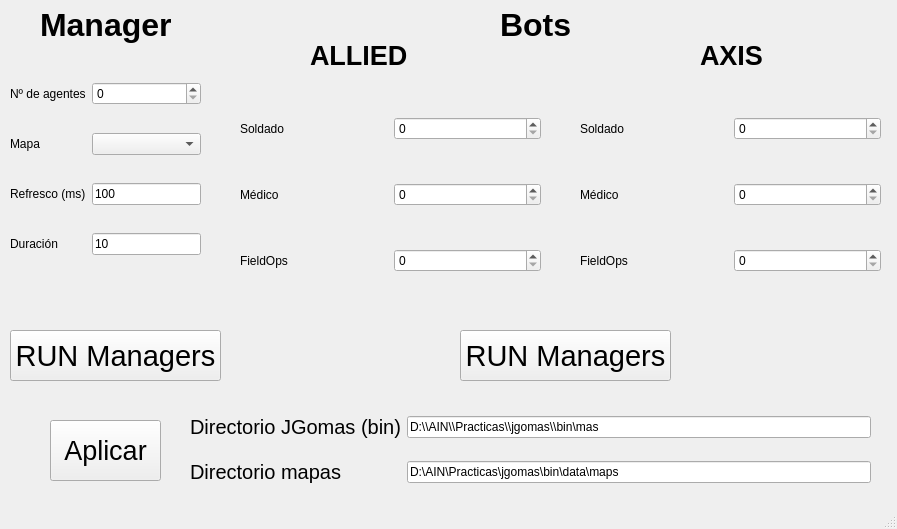
<?xml version="1.0" encoding="UTF-8"?>
<ui version="4.0">
 <class>MainWindow</class>
 <widget class="QMainWindow" name="MainWindow">
  <property name="geometry">
   <rect>
    <x>0</x>
    <y>0</y>
    <width>897</width>
    <height>529</height>
   </rect>
  </property>
  <property name="windowTitle">
   <string>MainWindow</string>
  </property>
  <widget class="QWidget" name="centralwidget">
   <widget class="QLabel" name="label_2">
    <property name="geometry">
     <rect>
      <x>40</x>
      <y>0</y>
      <width>151</width>
      <height>51</height>
     </rect>
    </property>
    <property name="text">
     <string>&lt;html&gt;&lt;head/&gt;&lt;body&gt;&lt;p&gt;&lt;span style=&quot; font-size:24pt; font-weight:600;&quot;&gt;Manager&lt;/span&gt;&lt;/p&gt;&lt;/body&gt;&lt;/html&gt;</string>
    </property>
   </widget>
   <widget class="QWidget" name="gridLayoutWidget">
    <property name="geometry">
     <rect>
      <x>10</x>
      <y>60</y>
      <width>191</width>
      <height>221</height>
     </rect>
    </property>
    <layout class="QGridLayout" name="gridLayout">
     <item row="2" column="0">
      <widget class="QLabel" name="label_5">
       <property name="text">
        <string>Refresco (ms)</string>
       </property>
      </widget>
     </item>
     <item row="0" column="0">
      <widget class="QLabel" name="label_4">
       <property name="text">
        <string>Nº de agentes</string>
       </property>
      </widget>
     </item>
     <item row="1" column="0">
      <widget class="QLabel" name="label_3">
       <property name="text">
        <string>Mapa</string>
       </property>
      </widget>
     </item>
     <item row="3" column="0">
      <widget class="QLabel" name="label_6">
       <property name="text">
        <string>Duración</string>
       </property>
      </widget>
     </item>
     <item row="0" column="1">
      <widget class="QSpinBox" name="nAgentesEdit"/>
     </item>
     <item row="2" column="1">
      <widget class="QLineEdit" name="refreshEdit">
       <property name="inputMask">
        <string>999; </string>
       </property>
       <property name="text">
        <string>100</string>
       </property>
       <property name="placeholderText">
        <string>100</string>
       </property>
      </widget>
     </item>
     <item row="3" column="1">
      <widget class="QLineEdit" name="duracionEdit">
       <property name="inputMask">
        <string>999; </string>
       </property>
       <property name="text">
        <string>10</string>
       </property>
       <property name="placeholderText">
        <string>10</string>
       </property>
      </widget>
     </item>
     <item row="1" column="1">
      <widget class="QComboBox" name="mapNameBox"/>
     </item>
    </layout>
   </widget>
   <widget class="QLabel" name="label_7">
    <property name="geometry">
     <rect>
      <x>500</x>
      <y>0</y>
      <width>81</width>
      <height>51</height>
     </rect>
    </property>
    <property name="text">
     <string>&lt;html&gt;&lt;head/&gt;&lt;body&gt;&lt;p&gt;&lt;span style=&quot; font-size:24pt; font-weight:600;&quot;&gt;Bots&lt;/span&gt;&lt;/p&gt;&lt;/body&gt;&lt;/html&gt;</string>
    </property>
   </widget>
   <widget class="QLabel" name="label_9">
    <property name="geometry">
     <rect>
      <x>310</x>
      <y>30</y>
      <width>121</width>
      <height>51</height>
     </rect>
    </property>
    <property name="text">
     <string>&lt;html&gt;&lt;head/&gt;&lt;body&gt;&lt;p&gt;&lt;span style=&quot; font-size:20pt; font-weight:600;&quot;&gt;ALLIED&lt;/span&gt;&lt;/p&gt;&lt;/body&gt;&lt;/html&gt;</string>
    </property>
   </widget>
   <widget class="QLabel" name="label_10">
    <property name="geometry">
     <rect>
      <x>700</x>
      <y>30</y>
      <width>121</width>
      <height>51</height>
     </rect>
    </property>
    <property name="text">
     <string>&lt;html&gt;&lt;head/&gt;&lt;body&gt;&lt;p&gt;&lt;span style=&quot; font-size:20pt; font-weight:600;&quot;&gt;AXIS&lt;/span&gt;&lt;/p&gt;&lt;/body&gt;&lt;/html&gt;</string>
    </property>
   </widget>
   <widget class="QWidget" name="gridLayoutWidget_2">
    <property name="geometry">
     <rect>
      <x>240</x>
      <y>80</y>
      <width>301</width>
      <height>231</height>
     </rect>
    </property>
    <layout class="QGridLayout" name="gridLayout_2">
     <item row="0" column="1">
      <widget class="QSpinBox" name="alliedSoldados"/>
     </item>
     <item row="1" column="1">
      <widget class="QSpinBox" name="alliedMedicos"/>
     </item>
     <item row="2" column="1">
      <widget class="QSpinBox" name="alliedFieldops"/>
     </item>
     <item row="2" column="0">
      <widget class="QLabel" name="label_12">
       <property name="text">
        <string>FieldOps</string>
       </property>
      </widget>
     </item>
     <item row="0" column="0">
      <widget class="QLabel" name="label_8">
       <property name="text">
        <string>Soldado</string>
       </property>
      </widget>
     </item>
     <item row="1" column="0">
      <widget class="QLabel" name="label_11">
       <property name="text">
        <string>Médico</string>
       </property>
      </widget>
     </item>
    </layout>
   </widget>
   <widget class="QWidget" name="gridLayoutWidget_3">
    <property name="geometry">
     <rect>
      <x>580</x>
      <y>80</y>
      <width>301</width>
      <height>231</height>
     </rect>
    </property>
    <layout class="QGridLayout" name="gridLayout_3">
     <item row="0" column="0">
      <widget class="QLabel" name="label_13">
       <property name="text">
        <string>Soldado</string>
       </property>
      </widget>
     </item>
     <item row="1" column="1">
      <widget class="QSpinBox" name="axisMedicos"/>
     </item>
     <item row="0" column="1">
      <widget class="QSpinBox" name="axisSoldados"/>
     </item>
     <item row="1" column="0">
      <widget class="QLabel" name="label_14">
       <property name="text">
        <string>Médico</string>
       </property>
      </widget>
     </item>
     <item row="2" column="0">
      <widget class="QLabel" name="label_15">
       <property name="text">
        <string>FieldOps</string>
       </property>
      </widget>
     </item>
     <item row="2" column="1">
      <widget class="QSpinBox" name="axisFieldops"/>
     </item>
    </layout>
   </widget>
   <widget class="QPushButton" name="runManagers">
    <property name="geometry">
     <rect>
      <x>10</x>
      <y>330</y>
      <width>211</width>
      <height>51</height>
     </rect>
    </property>
    <property name="font">
     <font>
      <pointsize>22</pointsize>
     </font>
    </property>
    <property name="text">
     <string>RUN Managers</string>
    </property>
   </widget>
   <widget class="QPushButton" name="runAgents">
    <property name="geometry">
     <rect>
      <x>460</x>
      <y>330</y>
      <width>211</width>
      <height>51</height>
     </rect>
    </property>
    <property name="font">
     <font>
      <pointsize>22</pointsize>
     </font>
    </property>
    <property name="text">
     <string>RUN Managers</string>
    </property>
   </widget>
   <widget class="QWidget" name="gridLayoutWidget_4">
    <property name="geometry">
     <rect>
      <x>190</x>
      <y>400</y>
      <width>681</width>
      <height>101</height>
     </rect>
    </property>
    <layout class="QGridLayout" name="gridLayout_4">
     <item row="0" column="0">
      <widget class="QLabel" name="label">
       <property name="font">
        <font>
         <pointsize>15</pointsize>
        </font>
       </property>
       <property name="text">
        <string>Directorio JGomas (bin)</string>
       </property>
      </widget>
     </item>
     <item row="2" column="0">
      <widget class="QLabel" name="label_16">
       <property name="font">
        <font>
         <pointsize>15</pointsize>
        </font>
       </property>
       <property name="text">
        <string>Directorio mapas</string>
       </property>
      </widget>
     </item>
     <item row="0" column="1">
      <widget class="QLineEdit" name="jgomas_input">
       <property name="text">
        <string>D:\\AIN\\Practicas\\jgomas\\bin\mas</string>
       </property>
      </widget>
     </item>
     <item row="2" column="1">
      <widget class="QLineEdit" name="mapDirectory_input">
       <property name="text">
        <string>D:\AIN\Practicas\jgomas\bin\data\maps</string>
       </property>
      </widget>
     </item>
    </layout>
   </widget>
   <widget class="QPushButton" name="applyConfigs">
    <property name="geometry">
     <rect>
      <x>50</x>
      <y>420</y>
      <width>111</width>
      <height>61</height>
     </rect>
    </property>
    <property name="font">
     <font>
      <pointsize>20</pointsize>
     </font>
    </property>
    <property name="text">
     <string>Aplicar</string>
    </property>
   </widget>
  </widget>
  <widget class="QStatusBar" name="statusbar"/>
 </widget>
 <resources/>
 <connections/>
</ui>
